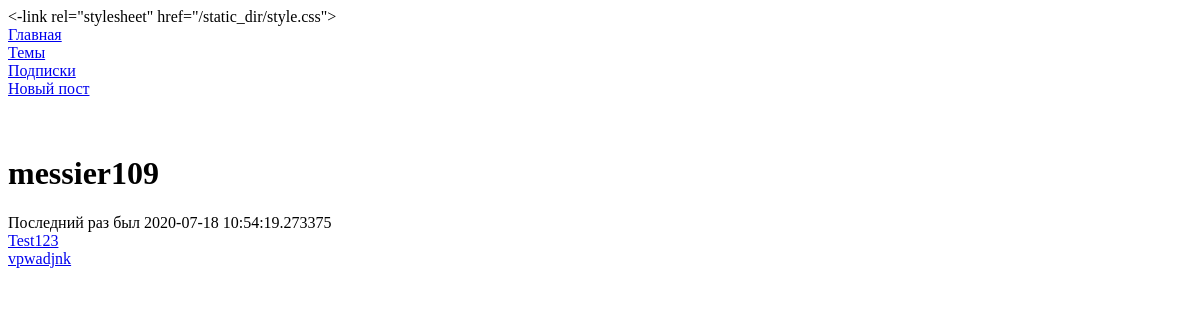
Page /user/messier109 (signed in) on the earlier database version.
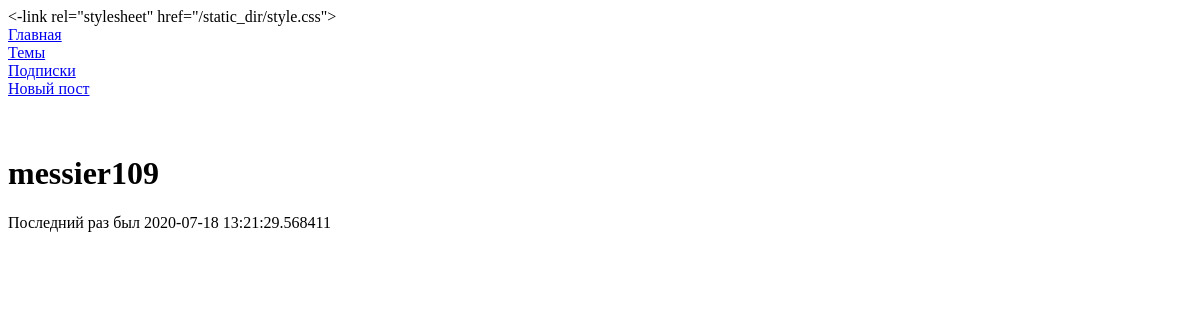
Same page on the later database version.
### app/models.py (models this page shows, shortened)
class User(UserMixin, db.Model):
    id = db.Column(db.Integer, primary_key=True)
    username = db.Column(db.String(64), index=True, unique=True)
    last_seen = db.Column(db.DateTime, default=datetime.utcnow)
    email = db.Column(db.String(120), index=True, unique=True)
    password_hash = db.Column(db.String(128))
    posts = db.relationship('Post', backref='author', lazy='dynamic')
    @login.user_loader
    def load_user(id):
    	return User.query.get(int(id))

class Post(db.Model):
    id = db.Column(db.Integer, primary_key=True)
    title = db.Column(db.String(64), nullable=False, default='Ошибка')
    body = db.Column(db.Text(1000), nullable=False, default='Ошибка')
    timestamp = db.Column(db.DateTime, index=True, default=datetime.utcnow)
    user_id = db.Column(db.Integer, db.ForeignKey('user.id'))

### app/routes.py (the view)
@app.route('/user/<username>')
def user(username):
	post_user = Post.query.join(User).filter_by(username=username).order_by(Post.timestamp.desc()).all()
	user = db.session.query(User.username, User.last_seen).filter_by(username=username).first()
	return render_template('user.html', user=user, post=post_user)

### app/routes.py (called while the page is built)
@app.before_request
def before_request():
	if current_user.is_authenticated:
		current_user.last_seen = datetime.utcnow()
		db.session.commit()

### app/templates/user.html (shortened to what this page needs)
{% extends "base.html" %}
{% block content %}
<h1>{{ user.username }}</h1>
<a>Последний раз был {{ user.last_seen }}</a>
<div class="blogread">
    <div class="blogread__columns">
        {% for p in post %}
        <div class="blogread__column">
            <div class="column__content">
                <div class="content__title"><a href="{{ url_for('post', post_id=p.id) }}">{{ p.title }}</a></div>
                <div class="content__text"><a href="{{ url_for('post', post_id=p.id) }}">{{ p.body }}</a></div>
            </div>
        </div>
        {% endfor %}
    </div>
</div>
{% endblock %}

### app/templates/base.html (shortened to what this page needs)
<!DOCTYPE html>
<html lang="en">
<head>
    <-link rel="stylesheet" href="{{ url_for('static', filename='style.css') }}">
</head>
<body>
    <div class="navbar">
        <div class="navbar__Main">
            <a href="{{ url_for('index') }}" class="navbar__Main__Text">Главная</a>
        </div>
        <div class="navbar__Themes">
            <a href="{{ url_for('themes') }}" class="navbar__Themes__Text">Темы</a>
        </div>
        <div class="navbar__Subscribes">
            <a href="{{ url_for('subs') }}" class="navbar__Subscribes__Text">Подписки</a>
        </div>
        <div class="navbar__NewPost"><a href="{{ url_for('new_post') }}" class="navbar__NewPost__Text">Новый пост</a>
        </div>
        <div class="navbar__Search">
        </div>
        <div class="navbar__Profile">
        </div>
    </div>
    {% block content %}
    {% endblock %}
</body>
</html>

Differences in the rows shown:
removed Post: title "Test123", body "vpwadjnk"
Other differences:
{{ user.last_seen }}: "2020-07-18 10:54:19.273375" → "2020-07-18 13:21:29.568411"
